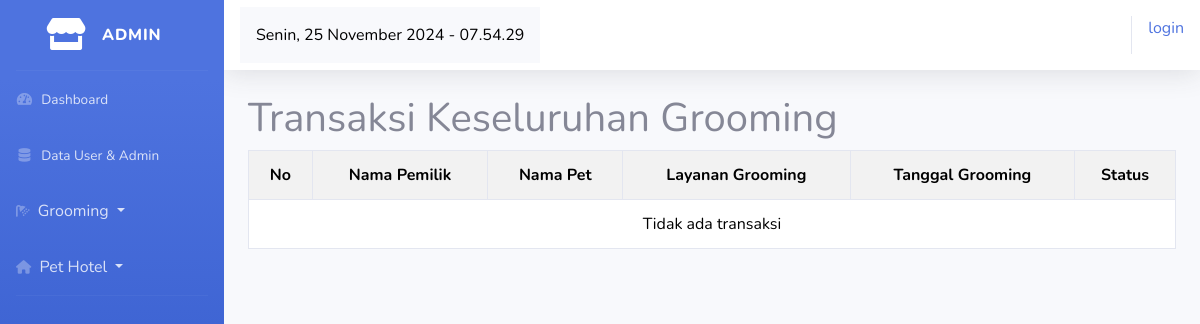
The page /index.php/admin/transaction_grooming/transaksi_keseluruhan on the database as committed earlier.
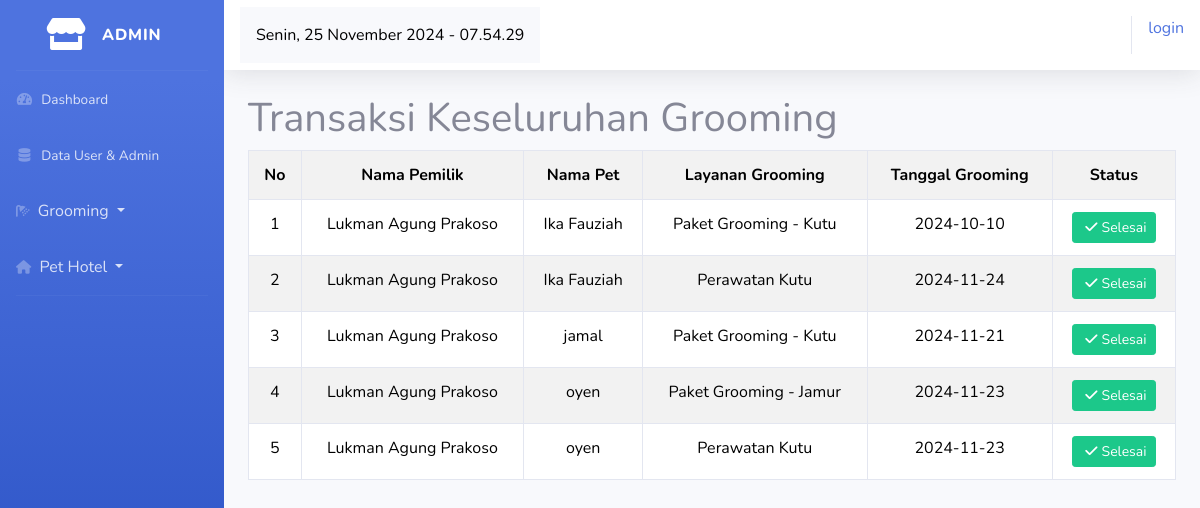
The same page on the database as committed later.
### tables this page shows
CREATE TABLE `transaction_grooming` (
  `transaction_id` int(11) NOT NULL,
  `user_id` int(3) NOT NULL,
  `grooming_id` int(3) NOT NULL,
  `id_cat` varchar(10) NOT NULL,
  `bank` varchar(10) NOT NULL,
  `notes` text NOT NULL,
  `date` date NOT NULL,
  `transaction_date` timestamp NOT NULL DEFAULT current_timestamp() ON UPDATE current_timestamp(),
  `payment_due_date` timestamp NOT NULL DEFAULT current_timestamp() ON UPDATE current_timestamp(),
  `status` varchar(20) NOT NULL DEFAULT 'Belum Terbayar',
  `image` varchar(50) NOT NULL
);

CREATE TABLE `users` (
  `user_id` int(11) NOT NULL,
  `name` varchar(100) NOT NULL,
  `email` varchar(100) NOT NULL,
  `password` varchar(30) NOT NULL,
  `phone` varchar(15) NOT NULL,
  `address` text NOT NULL,
  `image` varchar(50) NOT NULL,
  `role_id` tinyint(1) NOT NULL
);

CREATE TABLE `cats` (
  `cat_id` int(11) NOT NULL,
  `user_id` int(5) NOT NULL,
  `name` varchar(50) NOT NULL,
  `breed` varchar(50) NOT NULL,
  `age` int(2) NOT NULL,
  `gender` varchar(10) NOT NULL,
  `sertivikat` varchar(50) NOT NULL,
  `image` varchar(50) NOT NULL
);

CREATE TABLE `service_grooming` (
  `id_grooming` int(11) NOT NULL,
  `name` varchar(50) NOT NULL,
  `layanan` varchar(50) NOT NULL,
  `description` text NOT NULL,
  `price` int(11) NOT NULL,
  `image` varchar(20) NOT NULL
);

### application/controllers/admin/transaction_grooming.php (called while the page is built, shortened)
<?php
	class Transaction_grooming extends CI_Controller {
		public function transaksi_keseluruhan() {
			$data['transaksi'] = $this->model_transaction_grooming->transaksi_keseluruhan();
			$this->load->view('tamplates_admin/header');
			$this->load->view('tamplates_admin/sidebar');
			$this->load->view('admin/pembayaran/transaksi_keseluruhan', $data);
			$this->load->view('tamplates_admin/footer');
		}
	}
?>

### index.php (called while the page is built, shortened)
<?php
require_once BASEPATH.'core/CodeIgniter.php';

### application/models/admin/model_transaction_grooming.php (called while the page is built, shortened)
<?php
	class model_transaction_grooming extends CI_Model {
		public function transaksi_keseluruhan() {
			$this->db->select('transaction_grooming.*, users.name as user_name, cats.name as cat_name, service_grooming.name as grooming_name');
			$this->db->from('transaction_grooming');
			$this->db->join('users', 'users.user_id = transaction_grooming.user_id');
			$this->db->join('cats', 'cats.cat_id = transaction_grooming.id_cat');
			$this->db->join('service_grooming', 'service_grooming.id_grooming = transaction_grooming.grooming_id');
			$this->db->where('transaction_grooming.status', 'Sudah Terbayar');
			$result = $this->db->get();
			return $result->result();
		}
	}
?>

### application/views/admin/pembayaran/transaksi_keseluruhan.php (the view)
<div class="container-fluid">
	<h1>Transaksi Keseluruhan Grooming</h1>
	<table class="table table-bordered table-hover table-striped text-center">
		<tr>
			<th>No</th>
			<th>Nama Pemilik</th>
			<th>Nama Pet</th>
			<th>Layanan Grooming</th>
			<th>Tanggal Grooming</th>
			<th>Status</th>
		</tr>
		<?php if(empty($transaksi)): ?>
            <tr>
                <td colspan="7" class="text-center">Tidak ada transaksi</td>
            </tr>
        <?php else: ?>
			<?php $no = 1; ?>
			<?php foreach ($transaksi as $tr): ?>
				<tr>
					<td><?php echo $no++ ?></td>
					<td><?php echo $tr->user_name; ?></td>
					<td><?php echo $tr->cat_name; ?></td>
					<td><?php echo $tr->grooming_name ?></td>
					<td><?php echo $tr->date; ?></td>
					<td>
						<a href="<?php echo site_url('admin/transaction_grooming/update_status_selesai1/'.$tr->transaction_id) ?>"><div class="btn btn-success btn-sm"><i class="fa-solid fa-check mx-1"></i>Selesai</div></a>
					</td>
				</tr>
			<?php endforeach; ?>
		<?php endif; ?>
	</table>
</div>

Rows that differ between the two databases and show on the page:
now on this page (row edited): transaction_grooming: user.name "Lukman Agung Prakoso", id_cat.name "Ika Fauziah", service_grooming.name "Paket Grooming - Kutu", date "2024-10-10"
now on this page (row edited): transaction_grooming: user.name "Lukman Agung Prakoso", id_cat.name "Ika Fauziah", service_grooming.name "Perawatan Kutu", date "2024-11-24"
added transaction_grooming: user.name "Lukman Agung Prakoso", id_cat.name "jamal", service_grooming.name "Paket Grooming - Kutu", date "2024-11-21"
added transaction_grooming: user.name "Lukman Agung Prakoso", id_cat.name "oyen", service_grooming.name "Paket Grooming - Jamur", date "2024-11-23"
added transaction_grooming: user.name "Lukman Agung Prakoso", id_cat.name "oyen", service_grooming.name "Perawatan Kutu", date "2024-11-23"
Other text that changed with them:
text no longer shown: "Tidak ada transaksi"
